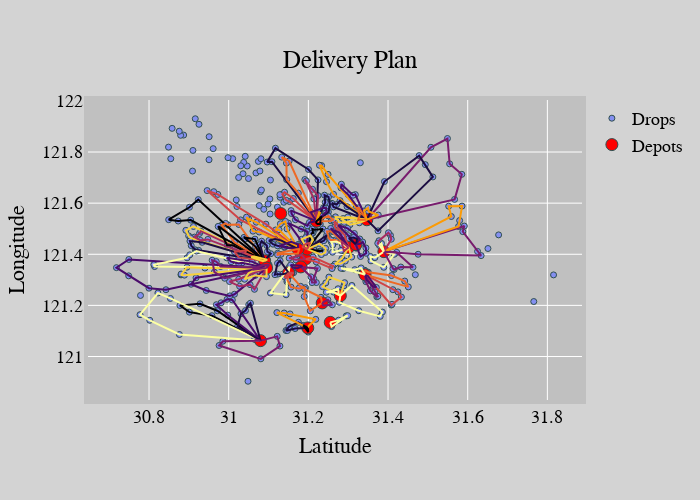

Notebook code cell kept with this figure:
### Code cell
# Generate result plots    
route_fig = None
for route in parallel_routing_results:
    route_fig = shipment_delivery_optimization.get_route_plot_plotly(depot_locations, 
                                                                drop_locations, route, 
                                                                fig=route_fig).value

assert type(route_fig) == plotly.graph_objs._figure.Figure
route_fig.show()

### Figure 1 — Plotly figure (JSON) as saved in the notebook; plotly's stock layout.template omitted (floating-point values rounded to 4 significant figures; data arrays with more than 128 entries replaced by an {"elided": "..."} marker saying what was removed)
{"data": [{"hovertext": {"elided": "500 str values"}, "marker": {"color": "#848ff0", "line": {"color": "DarkSlateGrey", "width": 1}, "size": 6}, "mode": "markers", "name": "Drops", "type": "scatter", "x": {"elided": "500 float values"}, "y": {"elided": "500 float values"}}, {"hovertext": ["Depot ID: 0 \n Depot Capacity: Unknown", "Depot ID: 1 \n Depot Capacity: Unknown", "Depot ID: 2 \n Depot Capacity: Unknown", "Depot ID: 3 \n Depot Capacity: Unknown", "Depot ID: 4 \n Depot Capacity: Unknown", "Depot ID: 5 \n Depot Capacity: Unknown", "Depot ID: 6 \n Depot Capacity: Unknown", "Depot ID: 7 \n Depot Capacity: Unknown", "Depot ID: 8 \n Depot Capacity: Unknown", "Depot ID: 9 \n Depot Capacity: Unknown", "Depot ID: 10 \n Depot Capacity: Unknown", "Depot ID: 11 \n Depot Capacity: Unknown", "Depot ID: 12 \n Depot Capacity: Unknown", "Depot ID: 13 \n Depot Capacity: Unknown", "Depot ID: 14 \n Depot Capacity: Unknown", "Depot ID: 15 \n Depot Capacity: Unknown", "Depot ID: 16 \n Depot Capacity: Unknown", "Depot ID: 17 \n Depot Capacity: Unknown", "Depot ID: 18 \n Depot Capacity: Unknown"], "marker": {"color": "red", "line": {"color": "DarkSlateGrey", "width": 1}, "size": 12}, "mode": "markers", "name": "Depots", "type": "scatter", "x": [31.22, 31.25, 31.15, 31.39, 31.23, 31.28, 31.19, 31.35, 31.09, 31.34, 31.3, 31.2, 31.08, 31.32, 31.17, 31.2, 31.13, 31.1, 31.18], "y": [121.5, 121.1, 121.3, 121.4, 121.2, 121.2, 121.4, 121.5, 121.4, 121.3, 121.4, 121.4, 121.1, 121.4, 121.4, 121.1, 121.6, 121.3, 121.4]}, {"line": {"color": "#1b0c41"}, "marker": {"opacity": 0}, "mode": "lines+markers", "name": "Vehicle #0", "showlegend": false, "type": "scatter", "x": [31.22, 31.22], "y": [121.5, 121.5]}, {"line": {"color": "#a52c60"}, "marker": {"opacity": 0}, "mode": "lines+markers", "name": "Vehicle #1", "showlegend": false, "type": "scatter", "x": [31.22, 31.22], "y": [121.5, 121.5]}, {"line": {"color": "#a52c60"}, "marker": {"opacity": 0}, "mode": "lines+markers", "name": "Vehicle #2", "showlegend": false, "type": "scatter", "x": [31.22, 31.22], "y": [121.5, 121.5]}, {"line": {"color": "#1b0c41"}, "marker": {"opacity": 0}, "mode": "lines+markers", "name": "Vehicle #3", "showlegend": false, "type": "scatter", "x": [31.22, 31.22, 31.2, 31.12, 31.1, 31.11, 31.22], "y": [121.5, 121.7, 121.7, 121.8, 121.8, 121.8, 121.5]}, {"line": {"color": "#ed6925"}, "marker": {"opacity": 0}, "mode": "lines+markers", "name": "Vehicle #4", "showlegend": false, "type": "scatter", "x": [31.22, 31.17, 31.15, 31.15, 31.13, 31.15, 31.22], "y": [121.5, 121.6, 121.7, 121.8, 121.8, 121.8, 121.5]}, {"line": {"color": "#cf4446"}, "marker": {"opacity": 0}, "mode": "lines+markers", "name": "Vehicle #5", "showlegend": false, "type": "scatter", "x": [31.22, 31.16, 31.14, 31.13, 31.14, 31.15, 31.22], "y": [121.5, 121.6, 121.6, 121.6, 121.6, 121.6, 121.5]}, {"line": {"color": "#a52c60"}, "marker": {"opacity": 0}, "mode": "lines+markers", "name": "Vehicle #6", "showlegend": false, "type": "scatter", "x": [31.22, 31.22, 31.21, 31.19, 31.19, 31.21, 31.22], "y": [121.5, 121.6, 121.7, 121.7, 121.7, 121.6, 121.5]}, {"line": {"color": "#1b0c41"}, "marker": {"opacity": 0}, "mode": "lines+markers", "name": "Vehicle #7", "showlegend": false, "type": "scatter", "x": [31.22, 31.25, 31.25, 31.25, 31.24, 31.24, 31.22], "y": [121.5, 121.6, 121.6, 121.6, 121.6, 121.6, 121.5]}, {"line": {"color": "#ed6925"}, "marker": {"opacity": 0}, "mode": "lines+markers", "name": "Vehicle #8", "showlegend": false, "type": "scatter", "x": [31.22, 31.25, 31.26, 31.26, 31.26, 31.26, 31.22], "y": [121.5, 121.6, 121.5, 121.5, 121.5, 121.5, 121.5]}, {"line": {"color": "#4a0c6b"}, "marker": {"opacity": 0}, "mode": "lines+markers", "name": "Vehicle #9", "showlegend": false, "type": "scatter", "x": [31.22, 31.21, 31.21, 31.24, 31.24, 31.25, 31.22], "y": [121.5, 121.6, 121.6, 121.6, 121.6, 121.6, 121.5]}, {"line": {"color": "#4a0c6b"}, "marker": {"opacity": 0}, "mode": "lines+markers", "name": "Vehicle #10", "showlegend": false, "type": "scatter", "x": [31.22, 31.2, 31.2, 31.17, 31.16, 31.16, 31.22], "y": [121.5, 121.5, 121.5, 121.5, 121.6, 121.6, 121.5]}, {"line": {"color": "#fb9b06"}, "marker": {"opacity": 0}, "mode": "lines+markers", "name": "Vehicle #11", "showlegend": false, "type": "scatter", "x": [31.22, 31.22, 31.23, 31.23, 31.23, 31.22, 31.22], "y": [121.5, 121.6, 121.6, 121.6, 121.6, 121.5, 121.5]}, {"line": {"color": "#000004"}, "marker": {"opacity": 0}, "mode": "lines+markers", "name": "Vehicle #12", "showlegend": false, "type": "scatter", "x": [31.22, 31.22, 31.22, 31.23, 31.23, 31.23, 31.22], "y": [121.5, 121.5, 121.5, 121.5, 121.5, 121.5, 121.5]}, {"line": {"color": "#fcffa4"}, "marker": {"opacity": 0}, "mode": "lines+markers", "name": "Vehicle #0", "showlegend": false, "type": "scatter", "x": [31.25, 31.26, 31.3, 31.3, 31.28, 31.25], "y": [121.1, 121.1, 121.2, 121.2, 121.1, 121.1]}, {"line": {"color": "#f7d13d"}, "marker": {"opacity": 0}, "mode": "lines+markers", "name": "Vehicle #0", "showlegend": false, "type": "scatter", "x": [31.15, 31.15], "y": [121.3, 121.3]}, {"line": {"color": "#fcffa4"}, "marker": {"opacity": 0}, "mode": "lines+markers", "name": "Vehicle #1", "showlegend": false, "type": "scatter", "x": [31.15, 31.15, 31.15, 31.1, 31.14, 31.15, 31.15], "y": [121.3, 121.4, 121.3, 121.2, 121.2, 121.3, 121.3]}, {"line": {"color": "#ed6925"}, "marker": {"opacity": 0}, "mode": "lines+markers", "name": "Vehicle #2", "showlegend": false, "type": "scatter", "x": [31.15, 31.15, 31.16, 31.18, 31.19, 31.18, 31.15], "y": [121.3, 121.3, 121.3, 121.3, 121.3, 121.3, 121.3]}, {"line": {"color": "#1b0c41"}, "marker": {"opacity": 0}, "mode": "lines+markers", "name": "Vehicle #3", "showlegend": false, "type": "scatter", "x": [31.15, 31.13, 31.12, 31.12, 31.12, 31.14, 31.15], "y": [121.3, 121.4, 121.4, 121.3, 121.3, 121.3, 121.3]}, {"line": {"color": "#cf4446"}, "marker": {"opacity": 0}, "mode": "lines+markers", "name": "Vehicle #4", "showlegend": false, "type": "scatter", "x": [31.15, 31.16, 31.16, 31.15, 31.15, 31.14, 31.15], "y": [121.3, 121.3, 121.3, 121.3, 121.3, 121.3, 121.3]}, {"line": {"color": "#781c6d"}, "marker": {"opacity": 0}, "mode": "lines+markers", "name": "Vehicle #0", "showlegend": false, "type": "scatter", "x": [31.39, 31.39], "y": [121.4, 121.4]}, {"line": {"color": "#fcffa4"}, "marker": {"opacity": 0}, "mode": "lines+markers", "name": "Vehicle #1", "showlegend": false, "type": "scatter", "x": [31.39, 31.39], "y": [121.4, 121.4]}, {"line": {"color": "#781c6d"}, "marker": {"opacity": 0}, "mode": "lines+markers", "name": "Vehicle #2", "showlegend": false, "type": "scatter", "x": [31.39, 31.59, 31.59, 31.62, 31.63, 31.48, 31.39], "y": [121.4, 121.5, 121.5, 121.4, 121.4, 121.4, 121.4]}, {"line": {"color": "#fb9b06"}, "marker": {"opacity": 0}, "mode": "lines+markers", "name": "Vehicle #3", "showlegend": false, "type": "scatter", "x": [31.39, 31.58, 31.58, 31.59, 31.55, 31.56, 31.39], "y": [121.4, 121.5, 121.5, 121.6, 121.6, 121.5, 121.4]}, {"line": {"color": "#a52c60"}, "marker": {"opacity": 0}, "mode": "lines+markers", "name": "Vehicle #4", "showlegend": false, "type": "scatter", "x": [31.39, 31.41, 31.41, 31.4, 31.38, 31.37, 31.39], "y": [121.4, 121.5, 121.5, 121.5, 121.5, 121.4, 121.4]}, {"line": {"color": "#fcffa4"}, "marker": {"opacity": 0}, "mode": "lines+markers", "name": "Vehicle #5", "showlegend": false, "type": "scatter", "x": [31.39, 31.37, 31.36, 31.36, 31.39, 31.42, 31.39], "y": [121.4, 121.4, 121.4, 121.4, 121.3, 121.4, 121.4]}, {"line": {"color": "#781c6d"}, "marker": {"opacity": 0}, "mode": "lines+markers", "name": "Vehicle #6", "showlegend": false, "type": "scatter", "x": [31.39, 31.42, 31.46, 31.43, 31.42, 31.41, 31.39], "y": [121.4, 121.4, 121.3, 121.4, 121.3, 121.3, 121.4]}, {"line": {"color": "#fcffa4"}, "marker": {"opacity": 0}, "mode": "lines+markers", "name": "Vehicle #7", "showlegend": false, "type": "scatter", "x": [31.39, 31.38, 31.38, 31.39], "y": [121.4, 121.4, 121.4, 121.4]}, {"line": {"color": "#ed6925"}, "marker": {"opacity": 0}, "mode": "lines+markers", "name": "Vehicle #0", "showlegend": false, "type": "scatter", "x": [31.23, 31.2, 31.19, 31.19, 31.23, 31.23], "y": [121.2, 121.2, 121.2, 121.3, 121.2, 121.2]}, {"line": {"color": "#781c6d"}, "marker": {"opacity": 0}, "mode": "lines+markers", "name": "Vehicle #1", "showlegend": false, "type": "scatter", "x": [31.23, 31.25, 31.26, 31.24, 31.23], "y": [121.2, 121.2, 121.2, 121.2, 121.2]}, {"line": {"color": "#cf4446"}, "marker": {"opacity": 0}, "mode": "lines+markers", "name": "Vehicle #0", "showlegend": false, "type": "scatter", "x": [31.28, 31.28], "y": [121.2, 121.2]}, {"line": {"color": "#f7d13d"}, "marker": {"opacity": 0}, "mode": "lines+markers", "name": "Vehicle #1", "showlegend": false, "type": "scatter", "x": [31.28, 31.29, 31.29, 31.25, 31.24, 31.24, 31.28], "y": [121.2, 121.3, 121.3, 121.3, 121.3, 121.3, 121.2]}, {"line": {"color": "#fcffa4"}, "marker": {"opacity": 0}, "mode": "lines+markers", "name": "Vehicle #2", "showlegend": false, "type": "scatter", "x": [31.28, 31.28, 31.33, 31.38, 31.39, 31.31, 31.28], "y": [121.2, 121.2, 121.2, 121.2, 121.2, 121.3, 121.2]}, {"line": {"color": "#fcffa4"}, "marker": {"opacity": 0}, "mode": "lines+markers", "name": "Vehicle #3", "showlegend": false, "type": "scatter", "x": [31.28, 31.28, 31.28, 31.27, 31.25, 31.26, 31.28], "y": [121.2, 121.2, 121.3, 121.3, 121.3, 121.3, 121.2]}, {"line": {"color": "#781c6d"}, "marker": {"opacity": 0}, "mode": "lines+markers", "name": "Vehicle #0", "showlegend": false, "type": "scatter", "x": [31.19, 31.19], "y": [121.4, 121.4]}, {"line": {"color": "#cf4446"}, "marker": {"opacity": 0}, "mode": "lines+markers", "name": "Vehicle #1", "showlegend": false, "type": "scatter", "x": [31.19, 31.22, 31.26, 31.26, 31.21, 31.19], "y": [121.4, 121.4, 121.3, 121.4, 121.4, 121.4]}, {"line": {"color": "#a52c60"}, "marker": {"opacity": 0}, "mode": "lines+markers", "name": "Vehicle #2", "showlegend": false, "type": "scatter", "x": [31.19, 31.18, 31.18, 31.15, 31.17, 31.19, 31.19], "y": [121.4, 121.4, 121.4, 121.4, 121.4, 121.4, 121.4]}, {"line": {"color": "#fcffa4"}, "marker": {"opacity": 0}, "mode": "lines+markers", "name": "Vehicle #0", "showlegend": false, "type": "scatter", "x": [31.35, 31.35], "y": [121.5, 121.5]}, {"line": {"color": "#cf4446"}, "marker": {"opacity": 0}, "mode": "lines+markers", "name": "Vehicle #1", "showlegend": false, "type": "scatter", "x": [31.35, 31.35], "y": [121.5, 121.5]}, {"line": {"color": "#a52c60"}, "marker": {"opacity": 0}, "mode": "lines+markers", "name": "Vehicle #2", "showlegend": false, "type": "scatter", "x": [31.35, 31.35], "y": [121.5, 121.5]}, {"line": {"color": "#781c6d"}, "marker": {"opacity": 0}, "mode": "lines+markers", "name": "Vehicle #3", "showlegend": false, "type": "scatter", "x": [31.35, 31.57, 31.59, 31.55, 31.55, 31.51, 31.35], "y": [121.5, 121.6, 121.7, 121.8, 121.9, 121.8, 121.5]}, {"line": {"color": "#1b0c41"}, "marker": {"opacity": 0}, "mode": "lines+markers", "name": "Vehicle #4", "showlegend": false, "type": "scatter", "x": [31.35, 31.39, 31.48, 31.49, 31.51, 31.37, 31.35], "y": [121.5, 121.7, 121.8, 121.8, 121.7, 121.5, 121.5]}, {"line": {"color": "#fb9b06"}, "marker": {"opacity": 0}, "mode": "lines+markers", "name": "Vehicle #5", "showlegend": false, "type": "scatter", "x": [31.35, 31.26, 31.25, 31.23, 31.23, 31.25, 31.35], "y": [121.5, 121.6, 121.7, 121.7, 121.7, 121.7, 121.5]}, {"line": {"color": "#4a0c6b"}, "marker": {"opacity": 0}, "mode": "lines+markers", "name": "Vehicle #6", "showlegend": false, "type": "scatter", "x": [31.35, 31.3, 31.28, 31.28, 31.31, 31.32, 31.35], "y": [121.5, 121.6, 121.7, 121.7, 121.6, 121.6, 121.5]}, {"line": {"color": "#1b0c41"}, "marker": {"opacity": 0}, "mode": "lines+markers", "name": "Vehicle #7", "showlegend": false, "type": "scatter", "x": [31.35, 31.26, 31.26, 31.27, 31.28, 31.3, 31.35], "y": [121.5, 121.6, 121.6, 121.6, 121.6, 121.6, 121.5]}, {"line": {"color": "#f7d13d"}, "marker": {"opacity": 0}, "mode": "lines+markers", "name": "Vehicle #8", "showlegend": false, "type": "scatter", "x": [31.35, 31.29, 31.28, 31.27, 31.27, 31.27, 31.35], "y": [121.5, 121.5, 121.5, 121.5, 121.5, 121.5, 121.5]}, {"line": {"color": "#f7d13d"}, "marker": {"opacity": 0}, "mode": "lines+markers", "name": "Vehicle #9", "showlegend": false, "type": "scatter", "x": [31.35, 31.33, 31.3, 31.28, 31.29, 31.3, 31.35], "y": [121.5, 121.5, 121.5, 121.5, 121.5, 121.5, 121.5]}, {"line": {"color": "#ed6925"}, "marker": {"opacity": 0}, "mode": "lines+markers", "name": "Vehicle #10", "showlegend": false, "type": "scatter", "x": [31.35, 31.32, 31.33, 31.32, 31.32, 31.33, 31.35], "y": [121.5, 121.5, 121.6, 121.6, 121.6, 121.6, 121.5]}, {"line": {"color": "#fb9b06"}, "marker": {"opacity": 0}, "mode": "lines+markers", "name": "Vehicle #11", "showlegend": false, "type": "scatter", "x": [31.35, 31.38, 31.35, 31.35, 31.34, 31.35], "y": [121.5, 121.6, 121.6, 121.6, 121.6, 121.5]}, {"line": {"color": "#cf4446"}, "marker": {"opacity": 0}, "mode": "lines+markers", "name": "Vehicle #0", "showlegend": false, "type": "scatter", "x": [31.09, 31.09], "y": [121.4, 121.4]}, {"line": {"color": "#000004"}, "marker": {"opacity": 0}, "mode": "lines+markers", "name": "Vehicle #1", "showlegend": false, "type": "scatter", "x": [31.09, 31.09], "y": [121.4, 121.4]}, {"line": {"color": "#1b0c41"}, "marker": {"opacity": 0}, "mode": "lines+markers", "name": "Vehicle #2", "showlegend": false, "type": "scatter", "x": [31.09, 31.09], "y": [121.4, 121.4]}, {"line": {"color": "#000004"}, "marker": {"opacity": 0}, "mode": "lines+markers", "name": "Vehicle #3", "showlegend": false, "type": "scatter", "x": [31.09, 30.9, 30.87, 30.85, 30.9, 30.92, 31.09], "y": [121.4, 121.5, 121.5, 121.5, 121.6, 121.6, 121.4]}, {"line": {"color": "#f7d13d"}, "marker": {"opacity": 0}, "mode": "lines+markers", "name": "Vehicle #4", "showlegend": false, "type": "scatter", "x": [31.09, 30.91, 30.9, 30.9, 30.89, 30.91, 31.09], "y": [121.4, 121.5, 121.5, 121.5, 121.5, 121.5, 121.4]}, {"line": {"color": "#1b0c41"}, "marker": {"opacity": 0}, "mode": "lines+markers", "name": "Vehicle #5", "showlegend": false, "type": "scatter", "x": [31.09, 30.92, 30.92, 30.91, 30.9, 30.93, 31.09], "y": [121.4, 121.4, 121.4, 121.4, 121.5, 121.4, 121.4]}, {"line": {"color": "#a52c60"}, "marker": {"opacity": 0}, "mode": "lines+markers", "name": "Vehicle #6", "showlegend": false, "type": "scatter", "x": [31.09, 30.95, 30.93, 30.91, 30.93, 30.93, 31.09], "y": [121.4, 121.5, 121.5, 121.5, 121.5, 121.5, 121.4]}, {"line": {"color": "#ed6925"}, "marker": {"opacity": 0}, "mode": "lines+markers", "name": "Vehicle #7", "showlegend": false, "type": "scatter", "x": [31.09, 31.03, 31.0, 30.99, 30.98, 31.01, 31.09], "y": [121.4, 121.5, 121.5, 121.5, 121.5, 121.4, 121.4]}, {"line": {"color": "#000004"}, "marker": {"opacity": 0}, "mode": "lines+markers", "name": "Vehicle #8", "showlegend": false, "type": "scatter", "x": [31.09, 31.02, 31.01, 31.0, 30.97, 30.98, 31.09], "y": [121.4, 121.4, 121.4, 121.4, 121.5, 121.5, 121.4]}, {"line": {"color": "#cf4446"}, "marker": {"opacity": 0}, "mode": "lines+markers", "name": "Vehicle #9", "showlegend": false, "type": "scatter", "x": [31.09, 31.05, 31.04, 31.04, 31.01, 31.03, 31.09], "y": [121.4, 121.4, 121.4, 121.4, 121.4, 121.4, 121.4]}, {"line": {"color": "#000004"}, "marker": {"opacity": 0}, "mode": "lines+markers", "name": "Vehicle #10", "showlegend": false, "type": "scatter", "x": [31.09, 31.07, 31.07, 31.04, 31.04, 31.07, 31.09], "y": [121.4, 121.4, 121.4, 121.5, 121.5, 121.5, 121.4]}, {"line": {"color": "#1b0c41"}, "marker": {"opacity": 0}, "mode": "lines+markers", "name": "Vehicle #11", "showlegend": false, "type": "scatter", "x": [31.09, 31.08, 31.08, 31.1, 31.1, 31.11, 31.09], "y": [121.4, 121.4, 121.5, 121.4, 121.4, 121.4, 121.4]}, {"line": {"color": "#f7d13d"}, "marker": {"opacity": 0}, "mode": "lines+markers", "name": "Vehicle #12", "showlegend": false, "type": "scatter", "x": [31.09, 31.09, 31.1, 31.06, 31.06, 31.09, 31.09], "y": [121.4, 121.4, 121.4, 121.4, 121.4, 121.4, 121.4]}, {"line": {"color": "#cf4446"}, "marker": {"opacity": 0}, "mode": "lines+markers", "name": "Vehicle #0", "showlegend": false, "type": "scatter", "x": [31.34, 31.34], "y": [121.3, 121.3]}, {"line": {"color": "#cf4446"}, "marker": {"opacity": 0}, "mode": "lines+markers", "name": "Vehicle #1", "showlegend": false, "type": "scatter", "x": [31.34, 31.41, 31.42, 31.43, 31.41, 31.41, 31.34], "y": [121.3, 121.3, 121.3, 121.2, 121.2, 121.2, 121.3]}, {"line": {"color": "#ed6925"}, "marker": {"opacity": 0}, "mode": "lines+markers", "name": "Vehicle #2", "showlegend": false, "type": "scatter", "x": [31.34, 31.34, 31.35, 31.41, 31.44, 31.45, 31.34], "y": [121.3, 121.3, 121.3, 121.3, 121.3, 121.3, 121.3]}, {"line": {"color": "#781c6d"}, "marker": {"opacity": 0}, "mode": "lines+markers", "name": "Vehicle #3", "showlegend": false, "type": "scatter", "x": [31.34, 31.37, 31.37, 31.37, 31.36, 31.34, 31.34], "y": [121.3, 121.3, 121.2, 121.2, 121.3, 121.3, 121.3]}, {"line": {"color": "#4a0c6b"}, "marker": {"opacity": 0}, "mode": "lines+markers", "name": "Vehicle #4", "showlegend": false, "type": "scatter", "x": [31.34, 31.35, 31.36, 31.37, 31.35, 31.34], "y": [121.3, 121.3, 121.3, 121.3, 121.3, 121.3]}, {"line": {"color": "#fcffa4"}, "marker": {"opacity": 0}, "mode": "lines+markers", "name": "Vehicle #5", "showlegend": false, "type": "scatter", "x": [31.34, 31.33, 31.32, 31.29, 31.28, 31.33, 31.34], "y": [121.3, 121.3, 121.3, 121.3, 121.3, 121.3, 121.3]}, {"line": {"color": "#4a0c6b"}, "marker": {"opacity": 0}, "mode": "lines+markers", "name": "Vehicle #0", "showlegend": false, "type": "scatter", "x": [31.3, 31.3], "y": [121.4, 121.4]}, {"line": {"color": "#cf4446"}, "marker": {"opacity": 0}, "mode": "lines+markers", "name": "Vehicle #1", "showlegend": false, "type": "scatter", "x": [31.3, 31.27, 31.27, 31.27, 31.28, 31.29, 31.3], "y": [121.4, 121.5, 121.5, 121.5, 121.5, 121.5, 121.4]}, {"line": {"color": "#ed6925"}, "marker": {"opacity": 0}, "mode": "lines+markers", "name": "Vehicle #2", "showlegend": false, "type": "scatter", "x": [31.3, 31.27, 31.26, 31.25, 31.25, 31.26, 31.3], "y": [121.4, 121.5, 121.5, 121.5, 121.5, 121.5, 121.4]}, {"line": {"color": "#4a0c6b"}, "marker": {"opacity": 0}, "mode": "lines+markers", "name": "Vehicle #3", "showlegend": false, "type": "scatter", "x": [31.3, 31.29, 31.26, 31.26, 31.26, 31.28, 31.3], "y": [121.4, 121.5, 121.5, 121.5, 121.5, 121.5, 121.4]}, {"line": {"color": "#fcffa4"}, "marker": {"opacity": 0}, "mode": "lines+markers", "name": "Vehicle #4", "showlegend": false, "type": "scatter", "x": [31.3, 31.27, 31.26, 31.26, 31.26, 31.28, 31.3], "y": [121.4, 121.4, 121.4, 121.4, 121.4, 121.4, 121.4]}, {"line": {"color": "#f7d13d"}, "marker": {"opacity": 0}, "mode": "lines+markers", "name": "Vehicle #5", "showlegend": false, "type": "scatter", "x": [31.3, 31.31, 31.29, 31.28, 31.27, 31.28, 31.3], "y": [121.4, 121.4, 121.4, 121.4, 121.4, 121.4, 121.4]}, {"line": {"color": "#a52c60"}, "marker": {"opacity": 0}, "mode": "lines+markers", "name": "Vehicle #6", "showlegend": false, "type": "scatter", "x": [31.3, 31.29, 31.29, 31.28, 31.3], "y": [121.4, 121.4, 121.4, 121.4, 121.4]}, {"line": {"color": "#781c6d"}, "marker": {"opacity": 0}, "mode": "lines+markers", "name": "Vehicle #0", "showlegend": false, "type": "scatter", "x": [31.2, 31.2], "y": [121.4, 121.4]}, {"line": {"color": "#000004"}, "marker": {"opacity": 0}, "mode": "lines+markers", "name": "Vehicle #1", "showlegend": false, "type": "scatter", "x": [31.2, 31.2], "y": [121.4, 121.4]}, {"line": {"color": "#4a0c6b"}, "marker": {"opacity": 0}, "mode": "lines+markers", "name": "Vehicle #2", "showlegend": false, "type": "scatter", "x": [31.2, 31.2, 31.2, 31.2, 31.18, 31.15, 31.2], "y": [121.4, 121.5, 121.5, 121.5, 121.5, 121.5, 121.4]}, {"line": {"color": "#1b0c41"}, "marker": {"opacity": 0}, "mode": "lines+markers", "name": "Vehicle #3", "showlegend": false, "type": "scatter", "x": [31.2, 31.21, 31.21, 31.24, 31.24, 31.25, 31.2], "y": [121.4, 121.4, 121.4, 121.5, 121.5, 121.5, 121.4]}, {"line": {"color": "#000004"}, "marker": {"opacity": 0}, "mode": "lines+markers", "name": "Vehicle #4", "showlegend": false, "type": "scatter", "x": [31.2, 31.24, 31.22, 31.21, 31.21, 31.21, 31.2], "y": [121.4, 121.5, 121.5, 121.5, 121.5, 121.5, 121.4]}, {"line": {"color": "#f7d13d"}, "marker": {"opacity": 0}, "mode": "lines+markers", "name": "Vehicle #5", "showlegend": false, "type": "scatter", "x": [31.2, 31.21, 31.21, 31.21, 31.19, 31.18, 31.2], "y": [121.4, 121.4, 121.5, 121.5, 121.5, 121.5, 121.4]}, {"line": {"color": "#000004"}, "marker": {"opacity": 0}, "mode": "lines+markers", "name": "Vehicle #6", "showlegend": false, "type": "scatter", "x": [31.2, 31.21, 31.23, 31.24, 31.23, 31.23, 31.2], "y": [121.4, 121.4, 121.4, 121.4, 121.4, 121.4, 121.4]}, {"line": {"color": "#f7d13d"}, "marker": {"opacity": 0}, "mode": "lines+markers", "name": "Vehicle #7", "showlegend": false, "type": "scatter", "x": [31.2, 31.23, 31.24, 31.24, 31.23, 31.22, 31.2], "y": [121.4, 121.4, 121.4, 121.4, 121.4, 121.4, 121.4]}, {"line": {"color": "#cf4446"}, "marker": {"opacity": 0}, "mode": "lines+markers", "name": "Vehicle #8", "showlegend": false, "type": "scatter", "x": [31.2, 31.19, 31.19, 31.18, 31.19, 31.2, 31.2], "y": [121.4, 121.4, 121.4, 121.4, 121.4, 121.4, 121.4]}, {"line": {"color": "#4a0c6b"}, "marker": {"opacity": 0}, "mode": "lines+markers", "name": "Vehicle #0", "showlegend": false, "type": "scatter", "x": [31.08, 31.08], "y": [121.1, 121.1]}, {"line": {"color": "#000004"}, "marker": {"opacity": 0}, "mode": "lines+markers", "name": "Vehicle #1", "showlegend": false, "type": "scatter", "x": [31.08, 30.96, 30.9, 30.88, 30.93, 30.97, 31.08], "y": [121.1, 121.2, 121.2, 121.2, 121.2, 121.2, 121.1]}, {"line": {"color": "#fcffa4"}, "marker": {"opacity": 0}, "mode": "lines+markers", "name": "Vehicle #2", "showlegend": false, "type": "scatter", "x": [31.08, 30.88, 30.8, 30.78, 30.82, 30.85, 31.08], "y": [121.1, 121.1, 121.1, 121.2, 121.2, 121.2, 121.1]}, {"line": {"color": "#4a0c6b"}, "marker": {"opacity": 0}, "mode": "lines+markers", "name": "Vehicle #3", "showlegend": false, "type": "scatter", "x": [31.08, 31.0, 30.97, 30.98, 31.0, 31.01, 31.08], "y": [121.1, 121.2, 121.2, 121.2, 121.2, 121.2, 121.1]}, {"line": {"color": "#781c6d"}, "marker": {"opacity": 0}, "mode": "lines+markers", "name": "Vehicle #4", "showlegend": false, "type": "scatter", "x": [31.08, 31.12, 31.13, 31.08, 30.98, 30.99, 31.08], "y": [121.1, 121.1, 121.0, 121.0, 121.0, 121.1, 121.1]}, {"line": {"color": "#1b0c41"}, "marker": {"opacity": 0}, "mode": "lines+markers", "name": "Vehicle #5", "showlegend": false, "type": "scatter", "x": [31.08, 31.02, 31.03, 31.04, 31.05, 31.05, 31.08], "y": [121.1, 121.1, 121.2, 121.2, 121.2, 121.2, 121.1]}, {"line": {"color": "#781c6d"}, "marker": {"opacity": 0}, "mode": "lines+markers", "name": "Vehicle #6", "showlegend": false, "type": "scatter", "x": [31.08, 31.07, 31.08], "y": [121.1, 121.1, 121.1]}, {"line": {"color": "#4a0c6b"}, "marker": {"opacity": 0}, "mode": "lines+markers", "name": "Vehicle #0", "showlegend": false, "type": "scatter", "x": [31.32, 31.32], "y": [121.4, 121.4]}, {"line": {"color": "#4a0c6b"}, "marker": {"opacity": 0}, "mode": "lines+markers", "name": "Vehicle #1", "showlegend": false, "type": "scatter", "x": [31.32, 31.3, 31.27, 31.3, 31.32, 31.33, 31.32], "y": [121.4, 121.5, 121.5, 121.5, 121.5, 121.5, 121.4]}, {"line": {"color": "#a52c60"}, "marker": {"opacity": 0}, "mode": "lines+markers", "name": "Vehicle #2", "showlegend": false, "type": "scatter", "x": [31.32, 31.32, 31.32, 31.32, 31.32], "y": [121.4, 121.4, 121.4, 121.4, 121.4]}, {"line": {"color": "#1b0c41"}, "marker": {"opacity": 0}, "mode": "lines+markers", "name": "Vehicle #3", "showlegend": false, "type": "scatter", "x": [31.32, 31.32, 31.32, 31.31, 31.3, 31.32], "y": [121.4, 121.5, 121.5, 121.5, 121.5, 121.4]}, {"line": {"color": "#4a0c6b"}, "marker": {"opacity": 0}, "mode": "lines+markers", "name": "Vehicle #4", "showlegend": false, "type": "scatter", "x": [31.32, 31.33, 31.34, 31.34, 31.35, 31.33, 31.32], "y": [121.4, 121.4, 121.4, 121.4, 121.4, 121.4, 121.4]}, {"line": {"color": "#fb9b06"}, "marker": {"opacity": 0}, "mode": "lines+markers", "name": "Vehicle #0", "showlegend": false, "type": "scatter", "x": [31.17, 31.17], "y": [121.4, 121.4]}, {"line": {"color": "#fb9b06"}, "marker": {"opacity": 0}, "mode": "lines+markers", "name": "Vehicle #1", "showlegend": false, "type": "scatter", "x": [31.17, 31.17], "y": [121.4, 121.4]}, {"line": {"color": "#cf4446"}, "marker": {"opacity": 0}, "mode": "lines+markers", "name": "Vehicle #2", "showlegend": false, "type": "scatter", "x": [31.17, 31.09, 31.02, 30.97, 30.95, 31.03, 31.17], "y": [121.4, 121.5, 121.6, 121.6, 121.6, 121.5, 121.4]}, {"line": {"color": "#fb9b06"}, "marker": {"opacity": 0}, "mode": "lines+markers", "name": "Vehicle #3", "showlegend": false, "type": "scatter", "x": [31.17, 31.07, 31.05, 31.04, 31.06, 31.08, 31.17], "y": [121.4, 121.5, 121.5, 121.5, 121.5, 121.5, 121.4]}, {"line": {"color": "#fb9b06"}, "marker": {"opacity": 0}, "mode": "lines+markers", "name": "Vehicle #4", "showlegend": false, "type": "scatter", "x": [31.17, 31.13, 31.12, 31.13, 31.14, 31.15, 31.17], "y": [121.4, 121.5, 121.5, 121.5, 121.5, 121.5, 121.4]}, {"line": {"color": "#1b0c41"}, "marker": {"opacity": 0}, "mode": "lines+markers", "name": "Vehicle #5", "showlegend": false, "type": "scatter", "x": [31.17, 31.12, 31.11, 31.1, 31.12, 31.13, 31.17], "y": [121.4, 121.4, 121.4, 121.5, 121.5, 121.5, 121.4]}, {"line": {"color": "#4a0c6b"}, "marker": {"opacity": 0}, "mode": "lines+markers", "name": "Vehicle #6", "showlegend": false, "type": "scatter", "x": [31.17, 31.17, 31.16, 31.13, 31.14, 31.14, 31.17], "y": [121.4, 121.4, 121.4, 121.4, 121.4, 121.4, 121.4]}, {"line": {"color": "#ed6925"}, "marker": {"opacity": 0}, "mode": "lines+markers", "name": "Vehicle #7", "showlegend": false, "type": "scatter", "x": [31.17, 31.12, 31.12, 31.13, 31.17, 31.18, 31.17], "y": [121.4, 121.4, 121.4, 121.4, 121.4, 121.4, 121.4]}, {"line": {"color": "#1b0c41"}, "marker": {"opacity": 0}, "mode": "lines+markers", "name": "Vehicle #0", "showlegend": false, "type": "scatter", "x": [31.2, 31.17, 31.15, 31.14, 31.15, 31.18, 31.2], "y": [121.1, 121.1, 121.1, 121.1, 121.1, 121.1, 121.1]}, {"line": {"color": "#fb9b06"}, "marker": {"opacity": 0}, "mode": "lines+markers", "name": "Vehicle #1", "showlegend": false, "type": "scatter", "x": [31.2, 31.2, 31.22, 31.15, 31.14, 31.12, 31.2], "y": [121.1, 121.1, 121.1, 121.2, 121.2, 121.2, 121.1]}, {"line": {"color": "#000004"}, "marker": {"opacity": 0}, "mode": "lines+markers", "name": "Vehicle #2", "showlegend": false, "type": "scatter", "x": [31.2, 31.19, 31.2, 31.2], "y": [121.1, 121.1, 121.1, 121.1]}, {"line": {"color": "#fb9b06"}, "marker": {"opacity": 0}, "mode": "lines+markers", "name": "Vehicle #0", "showlegend": false, "type": "scatter", "x": [31.13, 31.13], "y": [121.6, 121.6]}, {"line": {"color": "#1b0c41"}, "marker": {"opacity": 0}, "mode": "lines+markers", "name": "Vehicle #1", "showlegend": false, "type": "scatter", "x": [31.13, 31.13], "y": [121.6, 121.6]}, {"line": {"color": "#1b0c41"}, "marker": {"opacity": 0}, "mode": "lines+markers", "name": "Vehicle #2", "showlegend": false, "type": "scatter", "x": [31.13, 31.13], "y": [121.6, 121.6]}, {"line": {"color": "#cf4446"}, "marker": {"opacity": 0}, "mode": "lines+markers", "name": "Vehicle #3", "showlegend": false, "type": "scatter", "x": [31.13, 31.13], "y": [121.6, 121.6]}, {"line": {"color": "#4a0c6b"}, "marker": {"opacity": 0}, "mode": "lines+markers", "name": "Vehicle #4", "showlegend": false, "type": "scatter", "x": [31.13, 31.13], "y": [121.6, 121.6]}, {"line": {"color": "#ed6925"}, "marker": {"opacity": 0}, "mode": "lines+markers", "name": "Vehicle #5", "showlegend": false, "type": "scatter", "x": [31.13, 31.13], "y": [121.6, 121.6]}, {"line": {"color": "#fb9b06"}, "marker": {"opacity": 0}, "mode": "lines+markers", "name": "Vehicle #6", "showlegend": false, "type": "scatter", "x": [31.13, 31.13], "y": [121.6, 121.6]}, {"line": {"color": "#4a0c6b"}, "marker": {"opacity": 0}, "mode": "lines+markers", "name": "Vehicle #7", "showlegend": false, "type": "scatter", "x": [31.13, 31.13], "y": [121.6, 121.6]}, {"line": {"color": "#000004"}, "marker": {"opacity": 0}, "mode": "lines+markers", "name": "Vehicle #8", "showlegend": false, "type": "scatter", "x": [31.13, 31.13], "y": [121.6, 121.6]}, {"line": {"color": "#000004"}, "marker": {"opacity": 0}, "mode": "lines+markers", "name": "Vehicle #9", "showlegend": false, "type": "scatter", "x": [31.13, 31.13], "y": [121.6, 121.6]}, {"line": {"color": "#ed6925"}, "marker": {"opacity": 0}, "mode": "lines+markers", "name": "Vehicle #0", "showlegend": false, "type": "scatter", "x": [31.1, 31.1], "y": [121.3, 121.3]}, {"line": {"color": "#781c6d"}, "marker": {"opacity": 0}, "mode": "lines+markers", "name": "Vehicle #1", "showlegend": false, "type": "scatter", "x": [31.1, 31.1], "y": [121.3, 121.3]}, {"line": {"color": "#cf4446"}, "marker": {"opacity": 0}, "mode": "lines+markers", "name": "Vehicle #2", "showlegend": false, "type": "scatter", "x": [31.1, 31.1], "y": [121.3, 121.3]}, {"line": {"color": "#4a0c6b"}, "marker": {"opacity": 0}, "mode": "lines+markers", "name": "Vehicle #3", "showlegend": false, "type": "scatter", "x": [31.1, 30.84, 30.8, 30.75, 30.72, 30.75, 31.1], "y": [121.3, 121.3, 121.3, 121.3, 121.3, 121.4, 121.3]}, {"line": {"color": "#fcffa4"}, "marker": {"opacity": 0}, "mode": "lines+markers", "name": "Vehicle #4", "showlegend": false, "type": "scatter", "x": [31.1, 30.92, 30.9, 30.9, 30.81, 30.81, 31.1], "y": [121.3, 121.4, 121.4, 121.4, 121.4, 121.4, 121.3]}, {"line": {"color": "#f7d13d"}, "marker": {"opacity": 0}, "mode": "lines+markers", "name": "Vehicle #5", "showlegend": false, "type": "scatter", "x": [31.1, 30.94, 30.9, 30.88, 30.88, 30.89, 31.1], "y": [121.3, 121.3, 121.3, 121.3, 121.3, 121.3, 121.3]}, {"line": {"color": "#4a0c6b"}, "marker": {"opacity": 0}, "mode": "lines+markers", "name": "Vehicle #6", "showlegend": false, "type": "scatter", "x": [31.1, 31.01, 31.0, 30.94, 30.91, 30.92, 31.1], "y": [121.3, 121.2, 121.2, 121.3, 121.3, 121.3, 121.3]}, {"line": {"color": "#781c6d"}, "marker": {"opacity": 0}, "mode": "lines+markers", "name": "Vehicle #7", "showlegend": false, "type": "scatter", "x": [31.1, 30.99, 30.96, 30.96, 30.97, 30.98, 31.1], "y": [121.3, 121.3, 121.3, 121.4, 121.4, 121.4, 121.3]}, {"line": {"color": "#a52c60"}, "marker": {"opacity": 0}, "mode": "lines+markers", "name": "Vehicle #8", "showlegend": false, "type": "scatter", "x": [31.1, 31.06, 31.05, 31.03, 31.0, 31.03, 31.1], "y": [121.3, 121.3, 121.3, 121.3, 121.3, 121.3, 121.3]}, {"line": {"color": "#4a0c6b"}, "marker": {"opacity": 0}, "mode": "lines+markers", "name": "Vehicle #9", "showlegend": false, "type": "scatter", "x": [31.1, 31.03, 31.03, 31.01, 31.0, 31.06, 31.1], "y": [121.3, 121.4, 121.4, 121.4, 121.4, 121.4, 121.3]}, {"line": {"color": "#f7d13d"}, "marker": {"opacity": 0}, "mode": "lines+markers", "name": "Vehicle #10", "showlegend": false, "type": "scatter", "x": [31.1, 31.06, 31.05, 31.04, 31.07, 31.09, 31.1], "y": [121.3, 121.3, 121.3, 121.3, 121.3, 121.3, 121.3]}, {"line": {"color": "#781c6d"}, "marker": {"opacity": 0}, "mode": "lines+markers", "name": "Vehicle #11", "showlegend": false, "type": "scatter", "x": [31.1, 31.1, 31.09, 31.06, 31.06, 31.08, 31.1], "y": [121.3, 121.4, 121.4, 121.3, 121.3, 121.3, 121.3]}, {"line": {"color": "#a52c60"}, "marker": {"opacity": 0}, "mode": "lines+markers", "name": "Vehicle #0", "showlegend": false, "type": "scatter", "x": [31.18, 31.18], "y": [121.4, 121.4]}, {"line": {"color": "#781c6d"}, "marker": {"opacity": 0}, "mode": "lines+markers", "name": "Vehicle #1", "showlegend": false, "type": "scatter", "x": [31.18, 31.21, 31.21, 31.22, 31.21, 31.22, 31.18], "y": [121.4, 121.3, 121.3, 121.3, 121.3, 121.3, 121.4]}, {"line": {"color": "#4a0c6b"}, "marker": {"opacity": 0}, "mode": "lines+markers", "name": "Vehicle #2", "showlegend": false, "type": "scatter", "x": [31.18, 31.17, 31.16, 31.16, 31.18, 31.18], "y": [121.4, 121.3, 121.3, 121.4, 121.4, 121.4]}], "layout": {"font": {"color": "black", "family": "monospace", "size": 18}, "height": 500, "margin": {"b": 100, "l": 50, "pad": 4, "r": 50, "t": 100}, "paper_bgcolor": "#D3D3D3", "plot_bgcolor": "#C0C0C0", "title": {"text": "Delivery Plan", "x": 0.5, "xanchor": "center", "y": 0.9, "yanchor": "top"}, "width": 700, "xaxis": {"title": {"text": "Latitude"}}, "yaxis": {"title": {"text": "Longitude"}}}}
